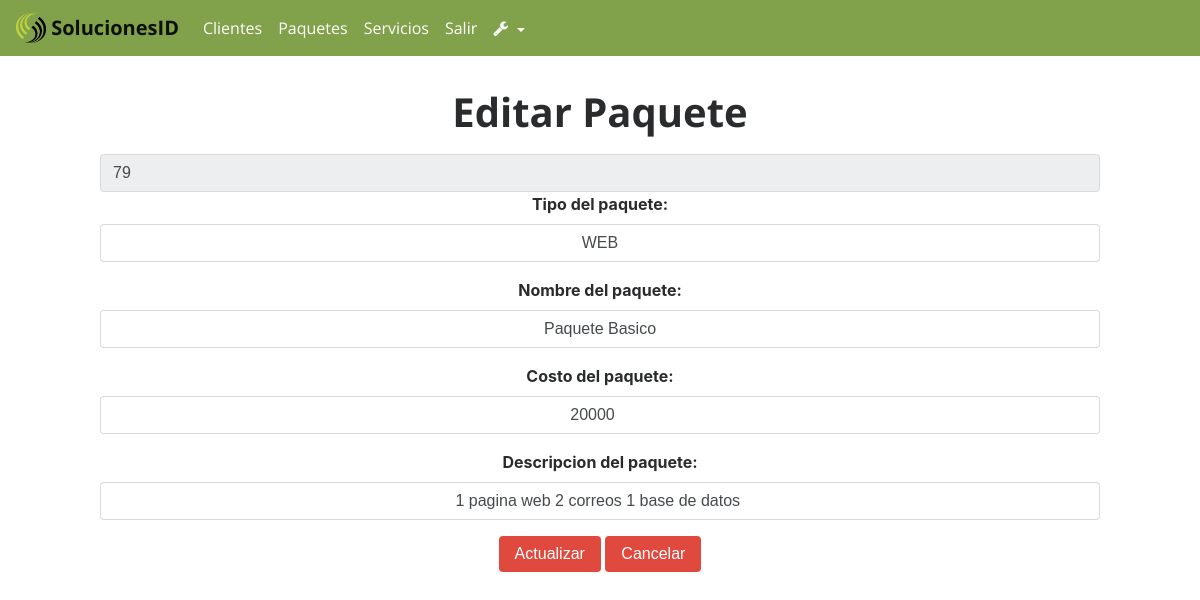
Before: /index.php?action=EditarPaquete&idPaquete=79 (signed in) with the older database file.
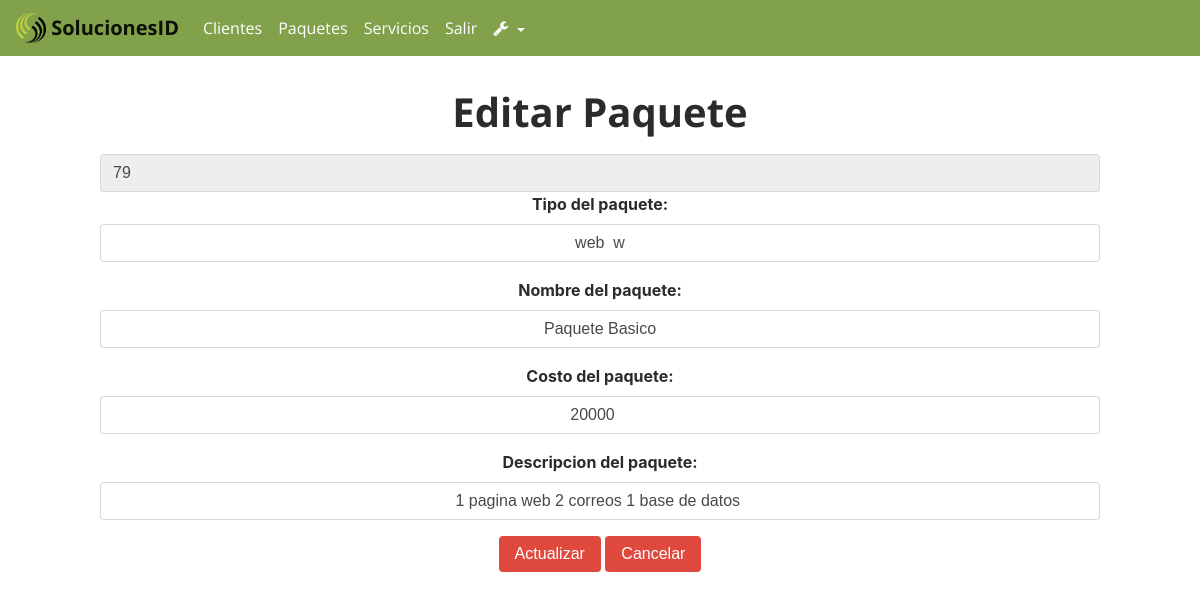
After: the same page with the newer database file.
### tables this page shows
CREATE TABLE `Paquete` (
  `nombrePaquete` varchar(50) NOT NULL,
  `idPaquete` int(11) NOT NULL,
  `costoPaquete` int(11) DEFAULT NULL,
  `tipoPaquete` varchar(50) DEFAULT NULL,
  `descripcionPaquete` varchar(150) DEFAULT NULL
);

### controllers/controllerAdministrador.php (called while the page is built, shortened)
<?php
class ControllerAdministrador{
	public function pagina(){
		include "views/template.php";
	}
	public function enlacesPaginasController(){
		if(isset( $_GET['action'])){
			$enlaces = $_GET['action'];
		}
		else{
			$enlaces = "index";
		}
		$respuesta = Paginas::enlacesPaginasModel($enlaces);
		include $respuesta;
	}
}
?>

### index.php (called while the page is built, shortened)
<?php
require_once 'models/ModelPaquete.php';
require_once "controllers/controllerAdministrador.php";
require_once 'controllers/controllerPaquete.php';
$mvc = new ControllerAdministrador();
$mvc -> pagina();
?>

### controllers/controllerPaquete.php (called while the page is built, shortened)
<?php
 class MvcControllerPaquete{
	public function editarPaqueteController(){
		$idPaquete = $_GET["idPaquete"];
		$respuesta = ModelPaquete::editarPaqueteModel($idPaquete);
		return $respuesta;
	}
}
 ?>

### models/conexionBD.php (called while the page is built)
<?php
class Conexion{
	public static function conectar(){
		$link = new PDO("mysql:host=localhost;dbname=u700675089_soluc","root","ger3uicab");
		return $link;
	}
}
?>

### models/ModelPaquete.php (called while the page is built, shortened)
<?php
require_once "conexionBD.php";
class ModelPaquete extends Conexion{
  public static function editarPaqueteModel($idPaquete){
		$stmt = Conexion::conectar()->prepare("SELECT idPaquete,nombrePaquete,costoPaquete,tipoPaquete,descripcionPaquete FROM Paquete WHERE idPaquete= :idPaquete");
		$stmt->bindParam(":idPaquete", $idPaquete, PDO::PARAM_STR);
		$stmt->execute();
		return $stmt->fetch();
	}
}
?>

### views/modules/EditarPaquete.php (the view, shortened to what this page needs)
<h1 class="text-center title-form-cli">Editar Paquete</h1>
<?php
	 $traerdatos = new MvcControllerPaquete();
	 $respuesta= $traerdatos -> editarPaqueteController();
 ?>
   <div >
		<form method="post" id="form-registro">
			<input class="form-control" readonly="" value="<?php echo $respuesta["idPaquete"]; ?>" name="idPaquete">
			<div class="form-group">
				<label>Tipo del paquete:</label>
             	<input class="form-control" type="text" value="<?php echo $respuesta["tipoPaquete"]; ?>" name="tipoPaquete" required>
			</div>
			<div class="form-group">
				<label>Nombre del paquete:</label>
			 	<input class="form-control" type="text" value="<?php echo $respuesta["nombrePaquete"]; ?>" name="nombrePaquete" required>
			</div>
			<div class="form-group">
				<label>Costo del paquete:</label>
			 	<input class="form-control" type="number" value="<?php echo $respuesta["costoPaquete"]; ?>" name="costoPaquete" required>
			</div>
			<div class="form-group">
				<label>Descripcion del paquete:</label>
				<input class="form-control" type="text" value="<?php echo $respuesta["descripcionPaquete"]; ?>" name="descripcionPaquete" required>
			</div>
			 <button type="submit" class="btn btn-primary">Actualizar</button>
			 <button type="button" class="btn btn-primary"  onClick="location.href ='index.php?action=RegistrosPaquetes'">Cancelar</button>
		</form>
    </div>

Changed rows visible on the page:
changed paquete "Paquete Basico": tipoPaquete "WEB" → "web w"
